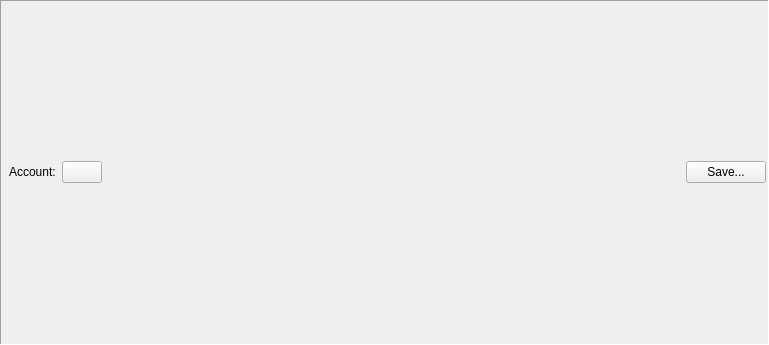
<?xml version="1.0" encoding="UTF-8"?>
<ui version="4.0">
 <class>AccountBalanceHistoryReportWidget</class>
 <widget class="QWidget" name="AccountBalanceHistoryReportWidget">
  <property name="geometry">
   <rect>
    <x>0</x>
    <y>0</y>
    <width>769</width>
    <height>345</height>
   </rect>
  </property>
  <property name="windowTitle">
   <string>Account balance history chart</string>
  </property>
  <layout class="QVBoxLayout" name="reportLayout">
   <property name="spacing">
    <number>0</number>
   </property>
   <property name="leftMargin">
    <number>0</number>
   </property>
   <property name="topMargin">
    <number>0</number>
   </property>
   <property name="rightMargin">
    <number>0</number>
   </property>
   <property name="bottomMargin">
    <number>0</number>
   </property>
   <item>
    <widget class="QFrame" name="ReportParamsFrame">
     <property name="frameShape">
      <enum>QFrame::Panel</enum>
     </property>
     <property name="frameShadow">
      <enum>QFrame::Sunken</enum>
     </property>
     <layout class="QGridLayout" name="gridLayout">
      <property name="leftMargin">
       <number>2</number>
      </property>
      <property name="topMargin">
       <number>2</number>
      </property>
      <property name="rightMargin">
       <number>2</number>
      </property>
      <property name="bottomMargin">
       <number>2</number>
      </property>
      <property name="spacing">
       <number>6</number>
      </property>
      <item row="0" column="0">
       <widget class="DateRangeSelector" name="ReportRange">
        <property name="ItemsList" stdset="0">
         <string notr="true">QTD;YTD;this_year;last_year</string>
        </property>
       </widget>
      </item>
      <item row="0" column="3">
       <spacer name="ReportFrameSpacer">
        <property name="orientation">
         <enum>Qt::Horizontal</enum>
        </property>
        <property name="sizeHint" stdset="0">
         <size>
          <width>40</width>
          <height>20</height>
         </size>
        </property>
       </spacer>
      </item>
      <item row="0" column="1">
       <widget class="QLabel" name="ReportAccountLbl">
        <property name="text">
         <string>Account:</string>
        </property>
       </widget>
      </item>
      <item row="0" column="2">
       <widget class="AccountButton" name="ReportAccountButton">
        <property name="text">
         <string/>
        </property>
       </widget>
      </item>
      <item row="0" column="4">
       <widget class="QPushButton" name="SaveButton">
        <property name="text">
         <string>Save...</string>
        </property>
       </widget>
      </item>
     </layout>
    </widget>
   </item>
  </layout>
 </widget>
 <customwidgets>
  <customwidget>
   <class>DateRangeSelector</class>
   <extends>QWidget</extends>
   <header>jal/widgets/custom/date_range_selector.h</header>
   <container>1</container>
  </customwidget>
  <customwidget>
   <class>AccountButton</class>
   <extends>QPushButton</extends>
   <header>jal/widgets/account_select.h</header>
  </customwidget>
 </customwidgets>
 <resources/>
 <connections/>
</ui>
